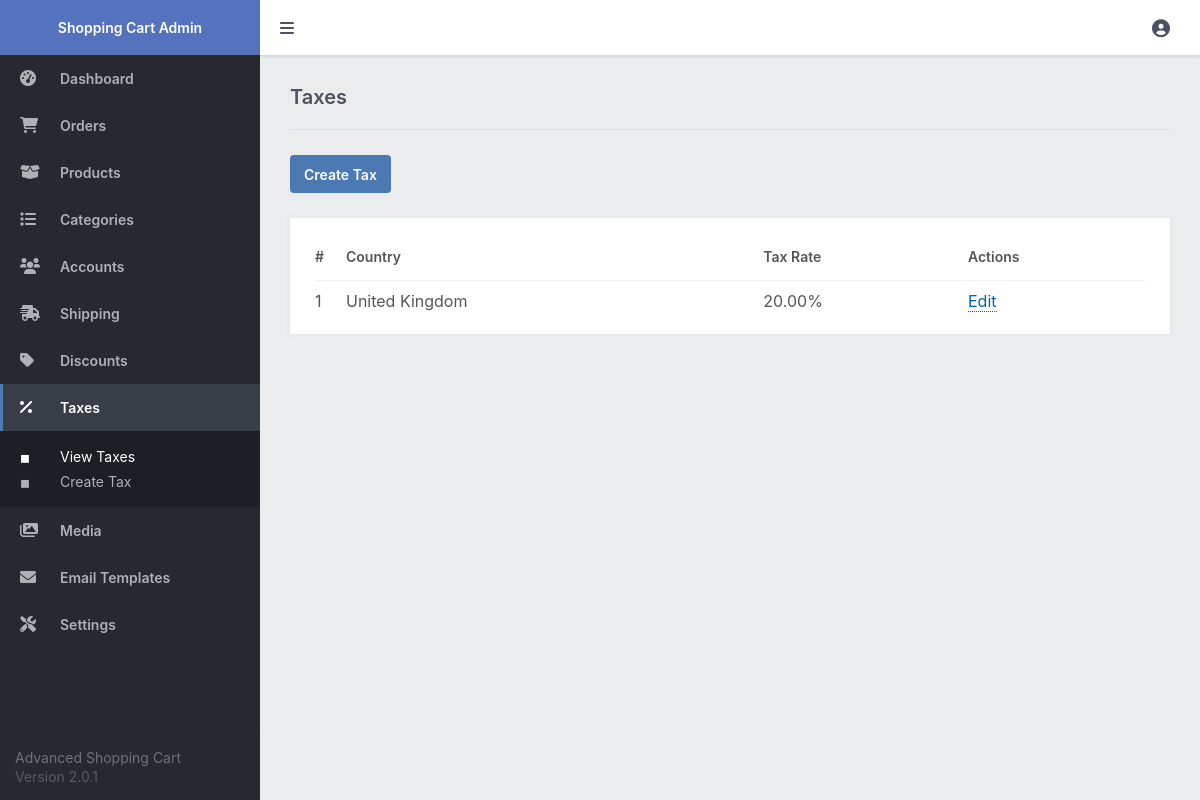
/admin/index.php?page=taxes (signed in), run on the app's committed database.
### tables this page shows
CREATE TABLE `taxes` (
  `id` int(11) NOT NULL,
  `country` varchar(255) NOT NULL,
  `rate` decimal(5,2) NOT NULL
);

### admin/index.php (called while the page is built, shortened)
<?php
include '../functions.php';
$page = isset($_GET['page']) && file_exists($_GET['page'] . '.php') ? $_GET['page'] : 'dashboard';
include $page . '.php';
?>

### admin/taxes.php (the view, shortened to what this page needs)
<?php
$stmt = $pdo->prepare('SELECT * FROM taxes ORDER BY country ASC');
$stmt->execute();
$taxes = $stmt->fetchAll(PDO::FETCH_ASSOC);
?>
<?=template_admin_header('Taxes', 'taxes')?>
<div class="content-title">
    <h2>Taxes</h2>
</div>
<div class="content-header responsive-flex-column pad-top-5">
    <a href="index.php?page=tax" class="btn">Create Tax</a>
</div>
<div class="content-block">
    <div class="table">
        <table>
            <thead>
                <tr>
                    <td class="responsive-hidden">#</td>
                    <td>Country</td>
                    <td>Tax Rate</td>
                    <td>Actions</td>
                </tr>
            </thead>
            <tbody>
                <?php if (empty($taxes)): ?>
                <tr>
                    <td colspan="4" style="text-align:center;">There are no taxes</td>
                </tr>
                <?php else: ?>
                <?php foreach ($taxes as $tax): ?>
                <tr>
                    <td class="responsive-hidden"><?=$tax['id']?></td>
                    <td><?=$tax['country']?></td>
                    <td><?=$tax['rate']?>%</td>
                    <td><a href="index.php?page=tax&id=<?=$tax['id']?>" class="link1">Edit</a></td>
                </tr>
                <?php endforeach; ?>
                <?php endif; ?>
            </tbody>
        </table>
    </div>
</div>
<?=template_admin_footer()?>

### admin/admin.css (style rules this page uses)
* { box-sizing: border-box; font-family: -apple-system, BlinkMacSystemFont, "segoe ui", roboto, oxygen, ubuntu, cantarell, "fira sans", "droid sans", "helvetica neue", Arial, sans-serif; font-size: 16px; }
html { height: 100%; }
body { position: relative; min-height: 100%; color: #555555; background-color: #ebeced; margin: 0; }
h1, h2, h3, h4, h5 { color: #4a5361; margin: 0; padding: 0; }
main h2 { font-size: 20px; padding-bottom: 20px; font-weight: 600; }
main .content-title { border-bottom: 1px solid #dbdddf; display: flex; }
main .content-title h2 { flex: 1; }
main .content-header { display: flex; justify-content: space-between; }
main .content-block { background-color: #fff; margin-top: 25px; padding: 15px; box-shadow: 0px 0px 5px 1px rgba(0, 0, 0, 0.03); overflow: hidden; }
.table { overflow-x: auto; padding: 0 10px; }
.table table { width: 100%; border-collapse: collapse; }
.table table thead td { font-weight: 600; font-size: 14px; padding: 15px 0; }
.table table thead tr { border-bottom: 1px solid #f0f1f2; }
.table table tbody tr:first-child td { padding-top: 10px; }
.table table tbody td { padding: 8px 0; }
.link1, .link2 { text-decoration: none; color: #0060ba; border-bottom: 1px dotted; margin: 0 5px 0 0; }
.btn { display: inline-flex; align-items: center; justify-content: center; text-decoration: none; appearance: none; cursor: pointer; border: 0; background: #4a79b4; color: #FFFFFF; padding: 0 14px; font-size: 14px; font-weight: 600; border-radius: 4px; height: 38px; }
.pad-top-5 { padding-top: 25px; }

### data on the page
taxes: id "1", country "United Kingdom", rate "20.00"
